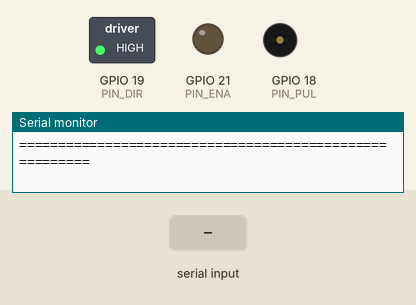
Simulated run of this sketch. Board: ESP32. Parts: switched loads named in the sketch (green lamp = pin HIGH), output pins drawn as LEDs (lit = HIGH), buzzer (waves = sounding), the last lines printed to the serial monitor. Inputs (shaded band) come from the test bench.

Above: at 2.2 s.
2.3 s: "R90\n" received over Serial
At 3.4 s:
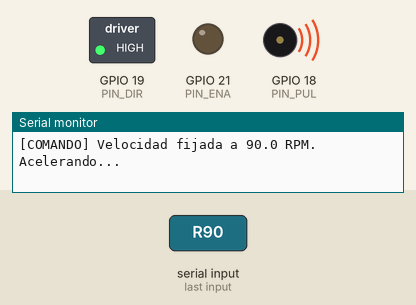
3.8 s: "DIR\n" received over Serial
At 4.1 s:
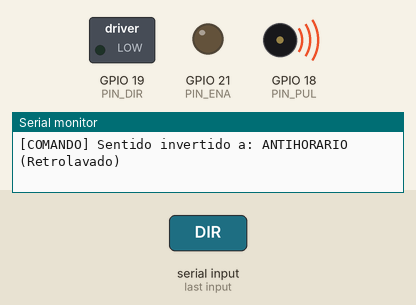
5.3 s: "STOP\n" received over Serial
At 5.7 s:
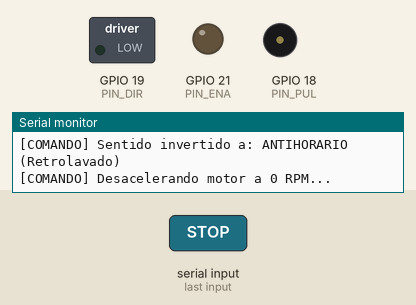
6.8 s: "r90\n" received over Serial
At 8.0 s:
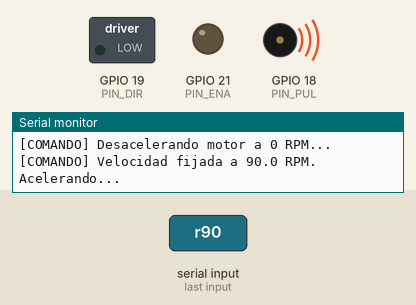
8.3 s: "R,45\n" received over Serial
Timing chart, 0 to 10.8 s (numbered marks = the images above; inputs shaded):
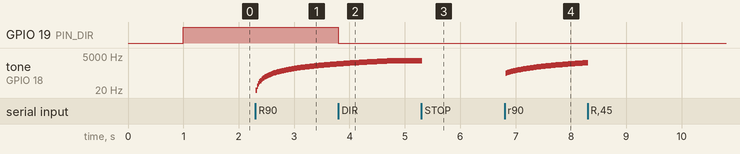

Measured:
- after the input at 2.3 s, tone on GPIO 18 (PIN_PUL): plays 18 Hz for 0.02 s, 37 Hz for 0.02 s, 55 Hz for 0.02 s, 74 Hz for 0.02 s, 93 Hz for 0.02 s, 112 Hz for 0.02 s … (74 notes in this stretch), starting at once
- after the input at 3.8 s, GPIO 19 (PIN_DIR): HIGH → LOW at once
- after the input at 5.3 s, tone on GPIO 18 (PIN_PUL): 2400 Hz → silent at once
- after the input at 6.8 s, tone on GPIO 18 (PIN_PUL): plays 311 Hz for 0.02 s, 330 Hz for 0.02 s, 348 Hz for 0.02 s, 367 Hz for 0.02 s, 386 Hz for 0.02 s, 404 Hz for 0.02 s … (74 notes in this stretch), starting at once

The sketch:

Hito1_ControlMotor.ino
```cpp
/* ==============================================================================
 * PROYECTO DE TESIS DE INGENIERÍA INDUSTRIAL - PLANTA DE ULTRAFILTRACIÓN FX100
 * FASE 1: ACCIONAMIENTO Y COAGULACIÓN-SEDIMENTACIÓN
 * 🎯 HITO 1: CONTROL DE ACCIONAMIENTO DE POTENCIA (NEMA 34 + DM860 + ESP32)
 * ==============================================================================
 *
 * DESCRIPCIÓN:
 * Firmware oficial del Hito 1 para el control de velocidad, sentido de giro y rampa
 * de aceleración suave del motor paso a paso NEMA 34 mediante el driver Leadshine DM860.
 *
 * ESQUEMA DE CABLEADO (ESP32 38 PINES):
 * - GPIO 18 (D18) ──► PUL+ del Driver DM860 (Pulsos STEP)
 * - GPIO 19 (D19) ──► DIR+ del Driver DM860 (Sentido DIR)
 * - GPIO 21 (D21) ──► ENA+ del Driver DM860 (Opcional - Driver habilitado en LOW)
 * - GND           ──► PUL- y DIR- puenteados (Cátodo Común a 3.3V)
 * ============================================================================== */

#include <Arduino.h>

// ------------------------------------------------------------------------------
// 1. DEFINICIÓN DE PINES FÍSICOS
// ------------------------------------------------------------------------------
const uint8_t PIN_PUL = 18; // Señal STEP (Pulsos de paso)
const uint8_t PIN_DIR = 19; // Señal DIR (Sentido de giro)
const uint8_t PIN_ENA = 21; // Señal ENA (Opcional - Driver habilitado en LOW)

// ------------------------------------------------------------------------------
// 2. CONSTANTES DE CALIBRACIÓN MECATRÓNICA
// ------------------------------------------------------------------------------
const uint16_t PULSOS_POR_REV   = 1600; // 1600 pulsos = 1 vuelta completa en DM860
const float ACELERACION_RPM_SEG = 35.0; // Rampa suave: acelera 35 RPM por segundo

// ------------------------------------------------------------------------------
// 3. VARIABLES DINÁMICAS DE ESTADO DEL MOTOR
// ------------------------------------------------------------------------------
bool motorHabilitado = false;
bool sentidoHorario  = true; // true = Horario (Filtración), false = Antihorario (Backwash)

float rpm_objetivo   = 0.0;
float rpm_actual     = 0.0;
unsigned long t_ultimo_calculo_ms = 0;

// ------------------------------------------------------------------------------
// 4. GENERADOR DETERMINÍSTICO DE PULSOS POR HARDWARE LEDC (0% Carga CPU)
// ------------------------------------------------------------------------------
void actualizarVelocidadHardware(float rpm) {
  if (rpm > 0.5 && motorHabilitado) {
    // Ecuación Fundamental: f (Hz) = (RPM * 1600 pulsos) / 60 seg
    float frecuencia_hz = (rpm * (float)PULSOS_POR_REV) / 60.0f;
    ledcWriteTone(PIN_PUL, frecuencia_hz); // Generación pura en silicio por timer
  } else {
    ledcWriteTone(PIN_PUL, 0);             // Frecuencia 0 (Motor detenido)
    digitalWrite(PIN_PUL, LOW);
  }
}

// ------------------------------------------------------------------------------
// 5. SETUP: INICIALIZACIÓN DE HARDWARE Y SERVICIOS
// ------------------------------------------------------------------------------
void setup() {
  Serial.begin(115200);
  delay(1000);

  pinMode(PIN_DIR, OUTPUT);
  pinMode(PIN_ENA, OUTPUT);

  // Driver DM860 habilitado en nivel bajo (LOW)
  digitalWrite(PIN_ENA, LOW);
  digitalWrite(PIN_DIR, sentidoHorario ? HIGH : LOW);

  // Inicializar periférico de hardware LEDC Timer en GPIO 18 (PUL)
  ledcAttach(PIN_PUL, 1000, 8);
  ledcWriteTone(PIN_PUL, 0);

  Serial.println("\n========================================================");
  Serial.println("  FASE 1: ACCIONAMIENTO Y COAGULACIÓN-SEDIMENTACIÓN     ");
  Serial.println("  HITO 1: CONTROL DE POTENCIA NEMA 34 + DRIVER DM860    ");
  Serial.println("========================================================");
  Serial.println("Configuración actual:");
  Serial.println(" - Pines: PUL = GPIO 18 | DIR = GPIO 19 | ENA = GPIO 21");
  Serial.println(" - Resolución: 1600 pulsos/rev (Micropasos = 8)");
  Serial.println(" - Rampa de Aceleración: 35.0 RPM/s");
  Serial.println("\nComandos disponibles en el Monitor Serie:");
  Serial.println("  'R10'    -> Girar a 10 RPM (Flujo bajo)");
  Serial.println("  'R30'    -> Girar a 30 RPM (Flujo nominal 126 mL/min)");
  Serial.println("  'R60'    -> Girar a 60 RPM (Flujo estándar 252 mL/min)");
  Serial.println("  'R100'   -> Girar a 100 RPM (Flujo alto 420 mL/min)");
  Serial.println("  'DIR'    -> Invertir Sentido de Giro (Horario / Antihorario)");
  Serial.println("  'STOP'   -> Detener Motor con rampa suave");
  Serial.println("  'STATUS' -> Ver estado instantáneo del sistema");
  Serial.println("========================================================\n");
}

// ------------------------------------------------------------------------------
// 6. LOOP PRINCIPAL: PARSER SERIE Y RAMPA DINÁMICA
// ------------------------------------------------------------------------------
void loop() {
  // ----------------------------------------------------------------------------
  // A. PARSER DE COMANDOS POR PUERTO SERIE (115200 Baudios)
  // ----------------------------------------------------------------------------
  if (Serial.available() > 0) {
    String comando = Serial.readStringUntil('\n');
    comando.trim();

    if (comando.startsWith("R") || comando.startsWith("r")) {
      float r = comando.substring(1).toFloat();
      if (r >= 0.0f && r <= 130.0f) {
        rpm_objetivo = r;
        motorHabilitado = (r > 0.0f);
        Serial.printf("[COMANDO] Velocidad fijada a %.1f RPM. Acelerando...\n", rpm_objetivo);
      } else {
        Serial.println("❌ Error: Rango de velocidad permitido: 0 a 120 RPM.");
      }
    }
    else if (comando.equalsIgnoreCase("DIR")) {
      sentidoHorario = !sentidoHorario;
      digitalWrite(PIN_DIR, sentidoHorario ? HIGH : LOW);
      Serial.printf("[COMANDO] Sentido invertido a: %s\n",
                    sentidoHorario ? "HORARIO (Filtración hacia FX100)" : "ANTIHORARIO (Retrolavado)");
    }
    else if (comando.equalsIgnoreCase("STOP")) {
      rpm_objetivo = 0.0f;
      motorHabilitado = false;
      Serial.println("[COMANDO] Desacelerando motor a 0 RPM...");
    }
    else if (comando.equalsIgnoreCase("STATUS")) {
      Serial.printf("[ESTADO] RPM Actual: %.1f | RPM Objetivo: %.1f | Frecuencia: %u Hz | Sentido: %s\n",
                    rpm_actual, rpm_objetivo, (unsigned int)((rpm_actual * 1600) / 60),
                    sentidoHorario ? "HORARIO (Filtración)" : "ANTIHORARIO (Retrolavado)");
    }
  }

  // ----------------------------------------------------------------------------
  // B. GESTIÓN TEMPORAL DE LA RAMPA DE ACELERACIÓN SUAVE (Cada 20 ms)
  // ----------------------------------------------------------------------------
  unsigned long t_ahora = millis();
  float dt = (t_ahora - t_ultimo_calculo_ms) / 1000.0f;

  if (dt >= 0.02f) { // 50 Hz de tasa de refresco
    t_ultimo_calculo_ms = t_ahora;

    if (motorHabilitado) {
      if (rpm_actual < rpm_objetivo) {
        rpm_actual += ACELERACION_RPM_SEG * dt;
        if (rpm_actual > rpm_objetivo) rpm_actual = rpm_objetivo;
        actualizarVelocidadHardware(rpm_actual);
      } else if (rpm_actual > rpm_objetivo) {
        rpm_actual -= ACELERACION_RPM_SEG * dt;
        if (rpm_actual < rpm_objetivo) rpm_actual = rpm_objetivo;
        actualizarVelocidadHardware(rpm_actual);
      }
    } else {
      if (rpm_actual > 0.0f) {
        rpm_actual -= (ACELERACION_RPM_SEG * 1.5f) * dt; // Desaceleración 50% más rápida
        if (rpm_actual < 0.0f) rpm_actual = 0.0f;
        actualizarVelocidadHardware(rpm_actual);
      }
    }
  }
}
```
